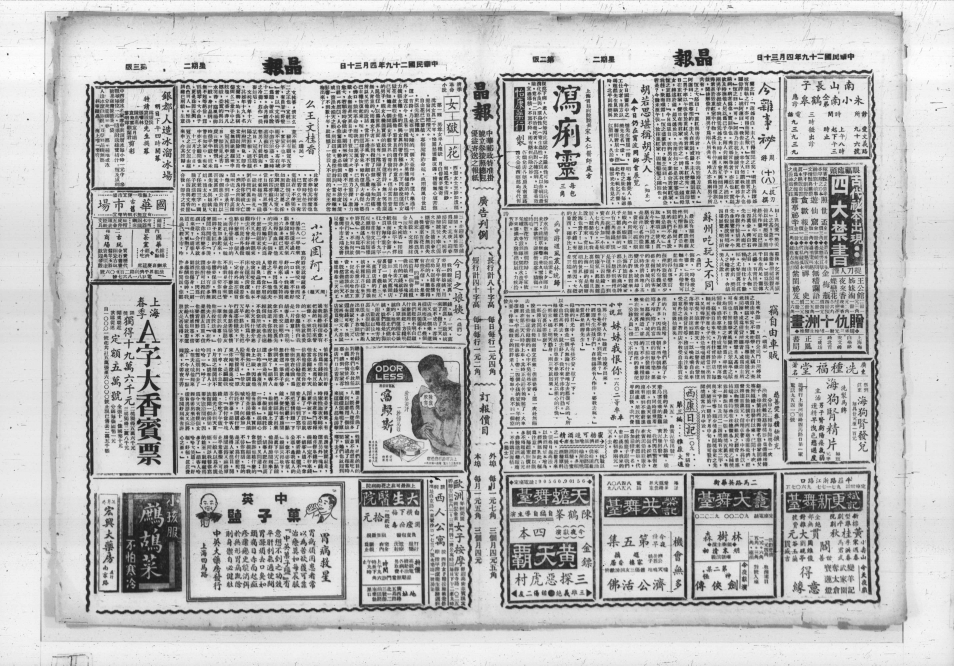
#> input picture examples/example_fold.jpg, 4768 x 3328 px (shown at 1/5 size)
$ python -i make_synthetic_data.py   (imports and definitions only)
#> lines starting #> are read from the running program, lines starting #| are printed output that depends on the picture
#> further down, picture is the input picture: shape (3328, 4768, 3); min 0, max 255, mean 185.2
import numpy as np
import cv2
import sys, os
import argparse

from scipy.ndimage.interpolation import map_coordinates
from scipy.ndimage.filters import gaussian_filter

def elastic_transform(image, alpha, sigma, random_state=None):
    """Elastic deformation of images as described in [Simard2003]_.
    .. [Simard2003] Simard, Steinkraus and Platt, "Best Practices for
       Convolutional Neural Networks applied to Visual Document Analysis", in
       Proc. of the International Conference on Document Analysis and
       Recognition, 2003.
       source:
       https://gist.github.com/chsasank/4d8f68caf01f041a6453e67fb30f8f5a
    """
    assert len(image.shape)==2

    if random_state is None:
        random_state = np.random.RandomState(None)

    shape = image.shape

    dx = gaussian_filter((random_state.rand(*shape) * 2 - 1), sigma, mode="constant", cval=0) * alpha
    dy = gaussian_filter((random_state.rand(*shape) * 2 - 1), sigma, mode="constant", cval=0) * alpha

    x, y = np.meshgrid(np.arange(shape[0]), np.arange(shape[1]), indexing='ij')
    indices = np.reshape(x+dx, (-1, 1)), np.reshape(y+dy, (-1, 1))

    return map_coordinates(image, indices, order=1, mode="constant", cval=255).reshape(shape)

def show(name,img):
    cv2.imshow(name,img)
    cv2.waitKey(0)
    cv2.destroyAllWindows()

def pepper(img,color,amount,padding=0):
    num_pepper = np.ceil(amount * img.size)
    coords = [np.random.randint(padding, i-1, int(num_pepper)) for i in np.subtract(img.shape,(padding,padding))]
    img[tuple(coords)] = color

def add_patches(img,number,size,brightness,padding):
    coords = [np.random.randint(padding, i-1, int(number)) for i in np.subtract(img.shape,(padding,padding))]
    patches = np.zeros(img.shape,dtype="uint8")
    for x,y in zip(*coords):
        patches = cv2.rectangle(patches,(x,y),(x+size,y+size),brightness,-1) # -1 to fill instead of drawing outline
    patches = cv2.blur(patches,(15,15))
    # show("img",patches)
    # add patches to img wherever this wouldn't cause integer overflow
    return np.where(img<=255-patches,img+patches,255)

def augment(char_img):

    # resizing
    content_dim = (100,100)
    padding = np.random.randint(12,18)
    img = char_img.copy()
    img = cv2.resize(img, content_dim)
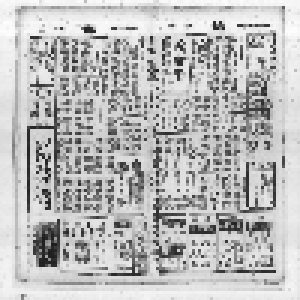
#> img: shape (100, 100, 3) (shown 3 times larger); min 28, max 253, mean 186.3

    # [6 lines of commented-out code are left out]
    img = cv2.copyMakeBorder(
        img,
        padding,
        padding,
        padding,
        padding,
        cv2.BORDER_CONSTANT,
        value=255
    )
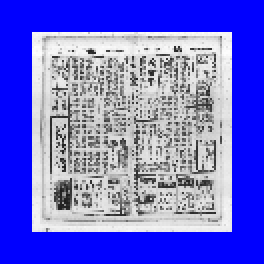
#> img: shape (132, 132, 3) (shown 2 times larger); mean B, G, R 215.6, 106.9, 106.9

    # pepper + morphology = nice
    morph_its = np.random.randint(1,4)
    pepper(img,0,0.01*morph_its)
    open_close_kernel = np.ones((2,2),np.uint8)
    img = cv2.morphologyEx(img, cv2.MORPH_OPEN,  open_close_kernel, iterations=morph_its, borderType=cv2.BORDER_REPLICATE)
    img = cv2.morphologyEx(img, cv2.MORPH_CLOSE, open_close_kernel, iterations=morph_its, borderType=cv2.BORDER_REPLICATE)

    img = cv2.erode(img,np.ones((3,3)))
    # show("img",img)
    vertical_lines = cv2.dilate(img.copy(),np.ones((7,1)))
    img = cv2.erode(img,np.ones((3,3)))
    img = cv2.blur(img,(10,10))
    # b = brightness
    # img = np.where(img<=255-b,img+b,255)
    img = add_patches(img,10,12,150,padding)
    img = cv2.bitwise_and(img,vertical_lines)

    # add patches of increased brightness
    # img = add_patches(img,12,15,brightness,padding)

    # blur
    blur_kernel_size = np.random.randint(8,15)
    img = cv2.blur(img,(blur_kernel_size,blur_kernel_size))
    # to re-scale array from a range between min and max to (0,1): (array-min)/(max-min)
    img = np.uint8((img-img.min()) / (img.max()-img.min()) * 255)

    # distort
    alpha = 30 # bigger alpha => distort more
    sigma = 8 # bigger sigma => bigger radius of gausian distortions
    img = elastic_transform(img,alpha,sigma)

    # show("img",img)
    return img

# [22 lines not run here, left out]

>>> import cv2
>>> picture = cv2.imread('../../examples/example_fold.jpg')
#> (the run stopped early here; a loop or call above may not have finished)
